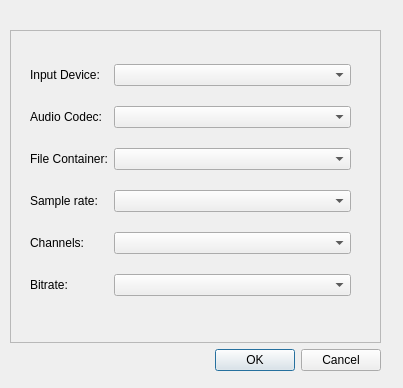
<?xml version="1.0" encoding="UTF-8"?>
<ui version="4.0">
 <class>RecorderSettings</class>
 <widget class="QDialog" name="RecorderSettings">
  <property name="geometry">
   <rect>
    <x>0</x>
    <y>0</y>
    <width>403</width>
    <height>388</height>
   </rect>
  </property>
  <property name="windowTitle">
   <string>Dialog</string>
  </property>
  <widget class="QWidget" name="">
   <property name="geometry">
    <rect>
     <x>10</x>
     <y>30</y>
     <width>371</width>
     <height>341</height>
    </rect>
   </property>
   <layout class="QVBoxLayout" name="verticalLayout">
    <item>
     <widget class="QScrollArea" name="scrollArea">
      <property name="focusPolicy">
       <enum>Qt::ClickFocus</enum>
      </property>
      <property name="widgetResizable">
       <bool>true</bool>
      </property>
      <widget class="QWidget" name="scrollAreaWidgetContents">
       <property name="geometry">
        <rect>
         <x>0</x>
         <y>0</y>
         <width>367</width>
         <height>304</height>
        </rect>
       </property>
       <layout class="QGridLayout" name="gridLayout_4">
        <item row="0" column="0">
         <widget class="QWidget" name="widget" native="true">
          <widget class="QWidget" name="">
           <property name="geometry">
            <rect>
             <x>10</x>
             <y>10</y>
             <width>321</width>
             <height>261</height>
            </rect>
           </property>
           <layout class="QGridLayout" name="gridLayout">
            <item row="0" column="0" colspan="2">
             <widget class="QLabel" name="label">
              <property name="text">
               <string>Input Device:</string>
              </property>
             </widget>
            </item>
            <item row="0" column="2">
             <widget class="QComboBox" name="audioDeviceBox"/>
            </item>
            <item row="1" column="0" colspan="2">
             <widget class="QLabel" name="label_2">
              <property name="text">
               <string>Audio Codec:</string>
              </property>
             </widget>
            </item>
            <item row="1" column="2">
             <widget class="QComboBox" name="audioCodecBox"/>
            </item>
            <item row="2" column="0" colspan="2">
             <widget class="QLabel" name="label_3">
              <property name="text">
               <string>File Container:</string>
              </property>
             </widget>
            </item>
            <item row="2" column="2">
             <widget class="QComboBox" name="containerBox"/>
            </item>
            <item row="3" column="0" colspan="2">
             <widget class="QLabel" name="label_4">
              <property name="text">
               <string>Sample rate:</string>
              </property>
             </widget>
            </item>
            <item row="3" column="2">
             <widget class="QComboBox" name="sampleRateBox"/>
            </item>
            <item row="4" column="0" colspan="2">
             <widget class="QLabel" name="label_5">
              <property name="text">
               <string>Channels:</string>
              </property>
             </widget>
            </item>
            <item row="4" column="2">
             <widget class="QComboBox" name="channelsBox"/>
            </item>
            <item row="5" column="2">
             <widget class="QComboBox" name="bitrateBox">
              <property name="enabled">
               <bool>true</bool>
              </property>
              <property name="sizePolicy">
               <sizepolicy hsizetype="Preferred" vsizetype="Fixed">
                <horstretch>1</horstretch>
                <verstretch>0</verstretch>
               </sizepolicy>
              </property>
              <property name="editable">
               <bool>false</bool>
              </property>
             </widget>
            </item>
            <item row="5" column="0" colspan="2">
             <widget class="QLabel" name="label_6">
              <property name="text">
               <string>Bitrate:</string>
              </property>
             </widget>
            </item>
           </layout>
          </widget>
         </widget>
        </item>
       </layout>
      </widget>
     </widget>
    </item>
    <item>
     <widget class="QDialogButtonBox" name="buttonBox">
      <property name="orientation">
       <enum>Qt::Horizontal</enum>
      </property>
      <property name="standardButtons">
       <set>QDialogButtonBox::Cancel|QDialogButtonBox::Ok</set>
      </property>
     </widget>
    </item>
   </layout>
  </widget>
 </widget>
 <resources/>
 <connections>
  <connection>
   <sender>buttonBox</sender>
   <signal>accepted()</signal>
   <receiver>RecorderSettings</receiver>
   <slot>accept()</slot>
   <hints>
    <hint type="sourcelabel">
     <x>248</x>
     <y>254</y>
    </hint>
    <hint type="destinationlabel">
     <x>157</x>
     <y>274</y>
    </hint>
   </hints>
  </connection>
  <connection>
   <sender>buttonBox</sender>
   <signal>rejected()</signal>
   <receiver>RecorderSettings</receiver>
   <slot>reject()</slot>
   <hints>
    <hint type="sourcelabel">
     <x>316</x>
     <y>260</y>
    </hint>
    <hint type="destinationlabel">
     <x>286</x>
     <y>274</y>
    </hint>
   </hints>
  </connection>
 </connections>
</ui>
